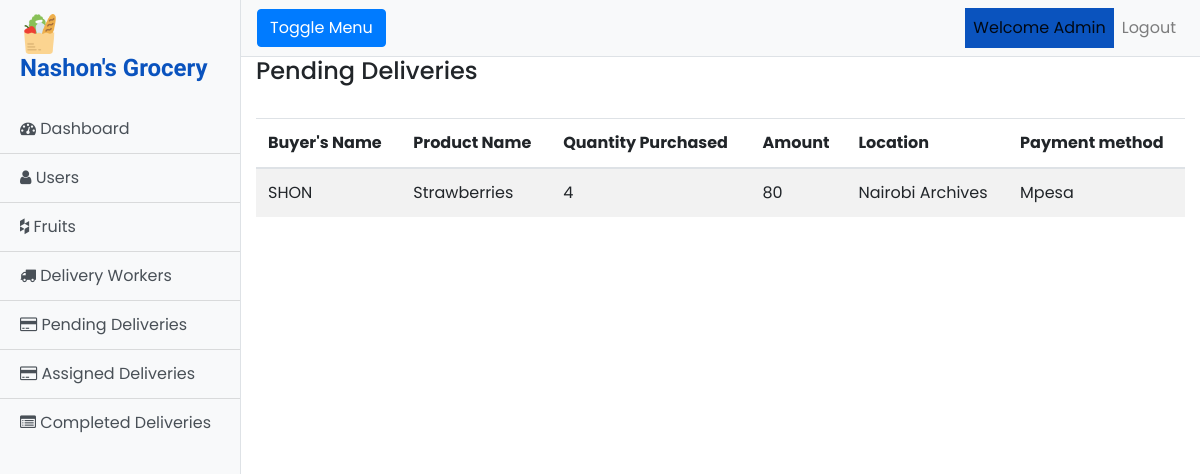
The app's page /Admin/pending_deliveries.php with its own data.
### tables this page shows
CREATE TABLE `pending_deliveries` (
  `delivery_id` int(11) NOT NULL,
  `buyers_id` int(11) NOT NULL,
  `buyers_name` varchar(50) NOT NULL,
  `product_name` varchar(50) NOT NULL,
  `quantity_purchased` varchar(10) NOT NULL,
  `amount` varchar(20) NOT NULL,
  `location` varchar(50) NOT NULL,
  `payment_method` varchar(30) NOT NULL,
  `date_created` datetime NOT NULL
);

### Admin/pending_deliveries.php (the view, shortened to what this page needs)
<!DOCTYPE html>
<html lang="en">
<head>
    <link rel="stylesheet" href="../assets/css/bootstrap.min.css">
    <link rel="stylesheet" href="https://cdnjs.cloudflare.com/ajax/libs/font-awesome/4.7.0/css/font-awesome.min.css">
    <link href="../assets/css/app.css" rel="stylesheet">
</head>
<body>
<div class="d-flex" id="wrapper">
    <div class="bg-light border-right" id="sidebar-wrapper">
        <div class="sidebar-heading">
            <img src="../assets/images/icon.png" class="img-fluid" width="20%" style="margin-right: -400px;" alt="Logo"><br>
            <h4><b>Nashon's Grocery</b></h4></div>
        <div class="list-group list-group-flush">
            <a href="index.php" class="list-group-item list-group-item-action bg-light"><i class="fa fa-dashboard"></i> Dashboard</a>
            <a href="users.php" class="list-group-item list-group-item-action bg-light"><i class="fa fa-user"></i> Users</a>
            <a href="fruits.php" class="list-group-item list-group-item-action bg-light"><i class="fa fa-houzz"></i> Fruits</a>
            <a href="delivery_workers.php" class="list-group-item list-group-item-action bg-light"><i class="fa fa-truck"></i> Delivery Workers</a>
            <a href="pending_deliveries.php" class="list-group-item list-group-item-action bg-light"><i class="fa fa-credit-card"></i> Pending Deliveries</a>
            <a href="assigned_deliveries.php" class="list-group-item list-group-item-action bg-light"><i class="fa fa-credit-card"></i> Assigned Deliveries</a>
            <a href="completed_deliveries.php" class="list-group-item list-group-item-action bg-light"><i class="fa fa-list-alt"></i> Completed Deliveries</a>
        </div>
    </div>
    <div id="page-content-wrapper">
        <nav class="navbar navbar-expand-lg navbar-light bg-light border-bottom">
            <button class="btn btn-primary" id="menu-toggle">Toggle Menu</button>
            <div class="collapse navbar-collapse" id="navbarSupportedContent">
                <ul class="navbar-nav ml-auto mt-2 mt-lg-0">
                    <li class="nav-item active">
                        <a class="nav-link" href="#">Welcome Admin <span class="sr-only">(current)</span></a>
                    </li>
                    <li class="nav-item">
                        <a class="nav-link" href="logout.php">Logout</a>
                    </li>
                </ul>
            </div>
        </nav>
        <div class="container-fluid">
            <h4>Pending Deliveries</h4><br>
            <div class="table-responsive">
                <table class="table table-striped table-hover">
                    <thead>
                    <th>Buyer's Name</th>
                    <th>Product Name</th>
                    <th>Quantity Purchased</th>
                    <th>Amount</th>
                    <th>Location</th>
                    <th>Payment method</th>
                    </thead>
                    <tbody>
                    <?php
                    include '../includes/dbconnect.php';
                    $sql = "SELECT * FROM pending_deliveries";
                    $result = mysqli_query($con, $sql);
                    ?>
                    <?php
                    if(mysqli_num_rows($result)){
                    while($row = mysqli_fetch_array($result))
                    {
                        ?>
                        <tr>
                            <td><?php echo $row['buyers_name'] ?></td>
                            <td><?php echo $row['product_name'] ?></td>
                            <td><?php echo $row['quantity_purchased'] ?></td>
                            <td><?php echo $row['amount'] ?></td>
                            <td><?php echo $row['location'] ?></td>
                            <td><?php echo $row['payment_method'] ?></td>
                        </tr>
                        <?php
                    }
                    }else{
                        ?>
                    <tr>
                        <td colspan="7">There are no pending deliveries</td>
                    </tr>
                    <?php
                    }
                    ?>
                    </tbody>
                </table>
            </div>
        </div>
    </div>
</div>
</body>
</html>

### assets/css/app.css (style rules this page uses)
body { font-family: 'Poppins', sans-serif; }
#wrapper { overflow-x: hidden; }
#sidebar-wrapper { min-height: 100vh; margin-left: -15rem; -webkit-transition: margin .25s ease-out; -moz-transition: margin .25s ease-out; -o-transition: margin .25s ease-out; transition: margin .25s ease-out; }
#sidebar-wrapper .sidebar-heading { padding: 0.875rem 1.25rem; font-size: 1.2rem; }
#sidebar-wrapper .list-group { width: 15rem; }
#page-content-wrapper { min-width: 100vw; }
@media (min-width: 768px) { #sidebar-wrapper { margin-left: 0; } }
@media (min-width: 768px) { #page-content-wrapper { min-width: 0; width: 100%; } }
.active { color: black; background: #0a53be; }
.sidebar-heading { color: #0a53be; font-size: 40px; font-family: 'Courgette', cursive; }

### records on screen
pending_deliveries: buyers_name "SHON", product_name "Strawberries", quantity_purchased "4", amount "80", location "Nairobi Archives", payment_method "Mpesa"
